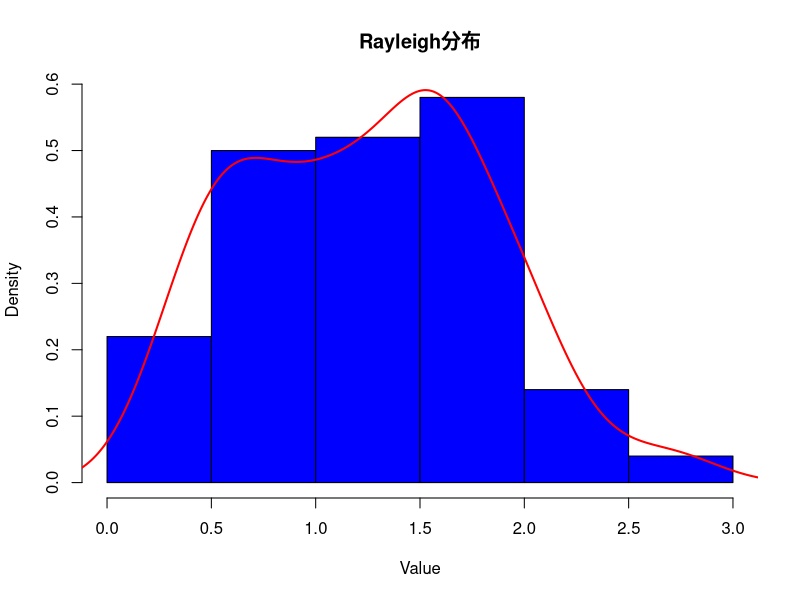
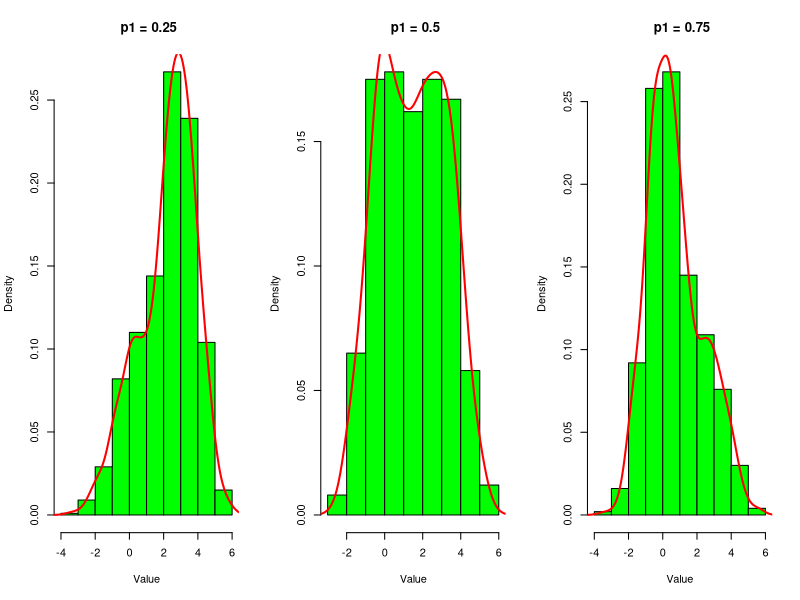

Here is the R script that generated these plots, in order:
## ---- chunk 1
# 设置参数
sigma <- 1  # Rayleigh分布的尺度参数
n <- 100  # 你想要生成的随机数的数量

# 生成均匀分布的随机数
u <- runif(n)

# Rayleigh分布CDF的逆函数
rayleigh_inv_cdf <- function(u, sigma) {
  sqrt(-2 * sigma^2 * log(1 - u))
}

# 应用逆变换法生成Rayleigh分布的随机数
rayleigh_data <- rayleigh_inv_cdf(u, sigma)

print(rayleigh_data)

# 绘制直方图
hist(rayleigh_data, breaks = "Sturges", freq = FALSE,
     main = "Rayleigh分布",
     xlab = "Value", ylab = "Density",
     col = "blue", border = "black")

# 添加密度曲线
lines(density(rayleigh_data), col = "red", lwd = 2)

## ---- chunk 2
n <- 1000

# 定义生成混合正态分布样本的函数
generate_mixture_sample <- function(n, p1) {
  p2 <- 1 - p1
  # 生成来自两个正态分布的样本
  sample1 <- rnorm(n * p1, mean = 0, sd = 1)
  sample2 <- rnorm(n * p2, mean = 3, sd = 1)
  # 合并样本并打乱顺序
  mixture_sample <- c(sample1, sample2)
  mixture_sample[sample(length(mixture_sample))]
}

# 定义绘制直方图和密度图的函数
plot_mixture_distribution <- function(sample, p1) {
  hist(sample, breaks = "Sturges", freq = FALSE,
       main = paste(" p1 =", p1),
       xlab = "Value", ylab = "Density", col = "green", border = "black")
  # 添加密度曲线
  lines(density(sample), col = "red", lwd = 2)
}

# 生成样本并绘制图表
p1_values <- c(0.25, 0.5, 0.75)  # 设置不同的p1值
par(mfrow = c(1, length(p1_values)))  # 设置图形布局

for (p1 in p1_values) {
  sample <- generate_mixture_sample(n, p1)
  plot_mixture_distribution(sample, p1)
}

# "当p1接近0.5时，混合分布更可能呈现出双峰形态。"

## ---- chunk 3

generate_possiongamma<-function(n,t,lambda, alpha,beta){
  possiongamma<-rep(0,n)
  for(i in 1:n){
   x<-rpois(1,t*lambda)
  for(j  in 1:x){
    possiongamma[i]<-possiongamma[i]+rgamma(1,alpha,beta)
  } 
  }
  EPG<- sum(possiongamma)/n
  VARPG<-sum((possiongamma-EPG)^2)/n
  return(c(EPG,VARPG))
}
lambda<-c(1,2,3)
for(i in 1:3){
  print(generate_possiongamma(1000,10,lambda[i],1,1))
   print(c(lambda[i]*10*1,lambda[i]*10*2))
 
}
alpha<-c(1,2,3)
  for(i in 1:3){
  print(generate_possiongamma(1000,10,1,alpha[i],1))
  print(c(1*10*alpha[i],1*10*alpha[i]*(alpha[i]+1)))
        
}
